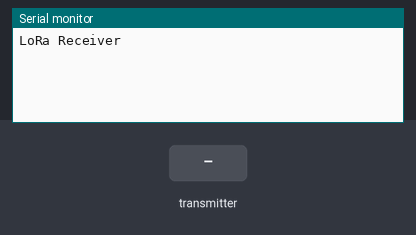
A sketch run on a simulated Arduino Uno, built with avr-gcc and run on an emulated ATmega328P. Shown: the last lines printed to the serial monitor. The test bench sets the inputs (shaded band). No radio packets arrive unless stated.

Above: at 1.2 s.
1.3 s: the transmitter starts sending x = 0
At 2.1 s:
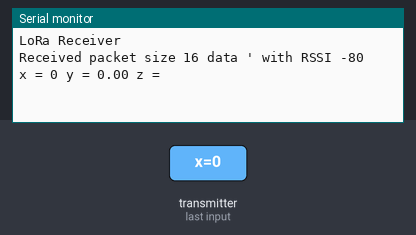
2.8 s: the transmitter starts sending y = 25
At 3.3 s:
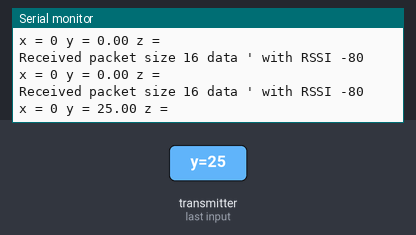
4.3 s: the transmitter starts sending z = 0
At 5.1 s:
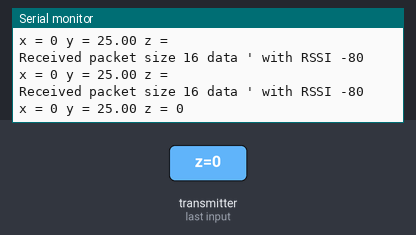
5.8 s: the transmitter starts sending x = 256
At 6.6 s:
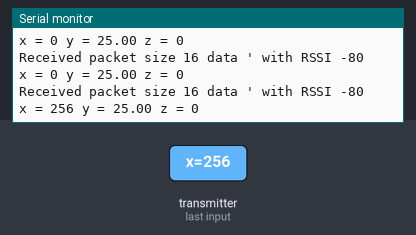
7.3 s: the transmitter starts sending y = 0
At 8.0 s:
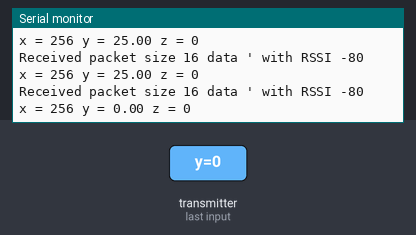
8.8 s: the transmitter starts sending z = 1
At 9.6 s:
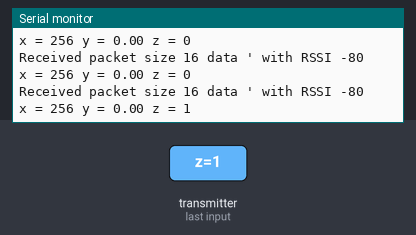

The sketch:

sketch_nov25b.ino
```cpp
// Lora receive a structure

#include <SPI.h>
#include <LoRa.h>

#define ss 5
#define rst 14
#define dio0 2

struct Data
{
  int x;
  float y;
  char z[10];
} data;


void setup()
{
  Serial.begin(115200);
  while (!Serial);

  Serial.println("LoRa Receiver");
  LoRa.setPins(ss, rst, dio0);
  if (!LoRa.begin(433E6))
  {
    Serial.println("Starting LoRa failed!");
    while (1);
  }
}

void loop()
{
  // try to parse packet
  int packetSize = LoRa.parsePacket();
  if (packetSize)
  {
    // received a packet
    Serial.print("\nReceived packet size ");
    Serial.print(packetSize);
    Serial.print(" data ");
    LoRa.readBytes((byte *)&data, packetSize);
    // read packet
//    while (LoRa.available())
//    {
//      for (int i = 0; i < packetSize; i++)
//      {
//        ((byte *) &data)[i] = LoRa.read();
//        Serial.print(' ');
//        Serial.print(((byte *) &data)[i]);
//      }
//    }

    // print RSSI of packet
    Serial.print("' with RSSI ");
    Serial.println(LoRa.packetRssi());
    Serial.print("x = "); Serial.print(data.x);
    Serial.print(" y = "); Serial.print(data.y);
    Serial.print(" z = "); Serial.print(data.z);

  }
}
```

Measured:
- after the input at 1.3 s, the serial monitor: prints a new line at once (image 1)
- after the input at 2.8 s, the serial monitor: prints a new line at once (image 2)
- after the input at 4.3 s, the serial monitor: prints a new line at once (image 3)
- after the input at 5.8 s, the serial monitor: prints a new line at once (image 4)
- after the input at 7.3 s, the serial monitor: prints a new line at once (image 5)
- after the input at 8.8 s, the serial monitor: prints a new line at once (image 6)
